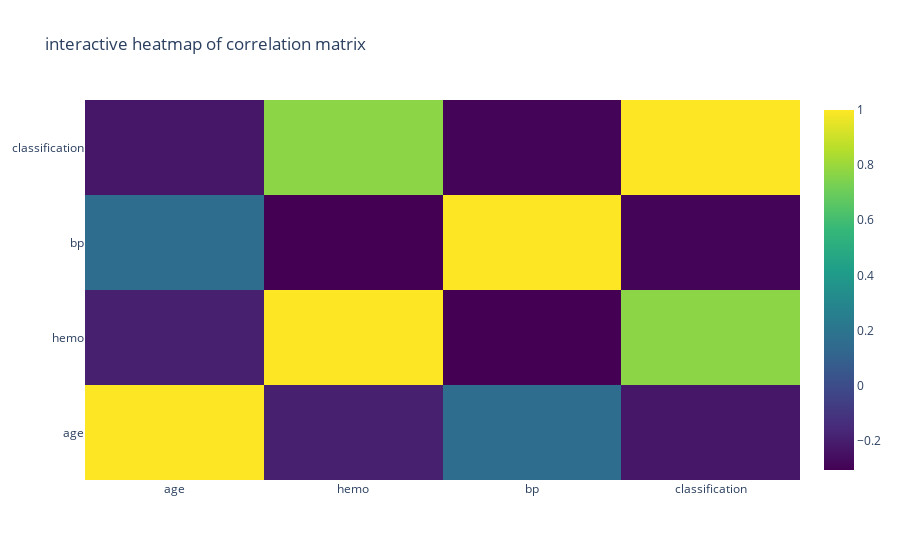

Here is the notebook cell this chart was saved with:
### Code cell
import plotly.graph_objects as go
heatmap_data=df[selected_columns].corr()

fig =go.Figure(data=go.Heatmap(z=heatmap_data.values,
                               x=heatmap_data.columns,
                               y=heatmap_data.index,
                               colorscale='viridis'))

fig.update_layout(title='interactive heatmap of correlation matrix')
fig.show()

### Figure 1 — Plotly figure (JSON) as saved in the notebook; plotly's stock layout.template omitted (floating-point values rounded to 4 significant figures)
{"data": [{"colorscale": [[0, "#440154"], [0.1111, "#482878"], [0.2222, "#3e4989"], [0.3333, "#31688e"], [0.4444, "#26828e"], [0.5556, "#1f9e89"], [0.6667, "#35b779"], [0.7778, "#6ece58"], [0.8889, "#b5de2b"], [1, "#fde725"]], "type": "heatmap", "x": ["age", "hemo", "bp", "classification"], "y": ["age", "hemo", "bp", "classification"], "z": [[1, -0.1929, 0.1595, -0.2273], [-0.1929, 1, -0.3065, 0.7689], [0.1595, -0.3065, 1, -0.2941], [-0.2273, 0.7689, -0.2941, 1]]}], "layout": {"autosize": true, "title": {"text": "interactive heatmap of correlation matrix"}, "xaxis": {"autorange": true, "range": [-0.5, 3.5], "type": "category"}, "yaxis": {"autorange": true, "range": [-0.5, 3.5], "type": "category"}}}
